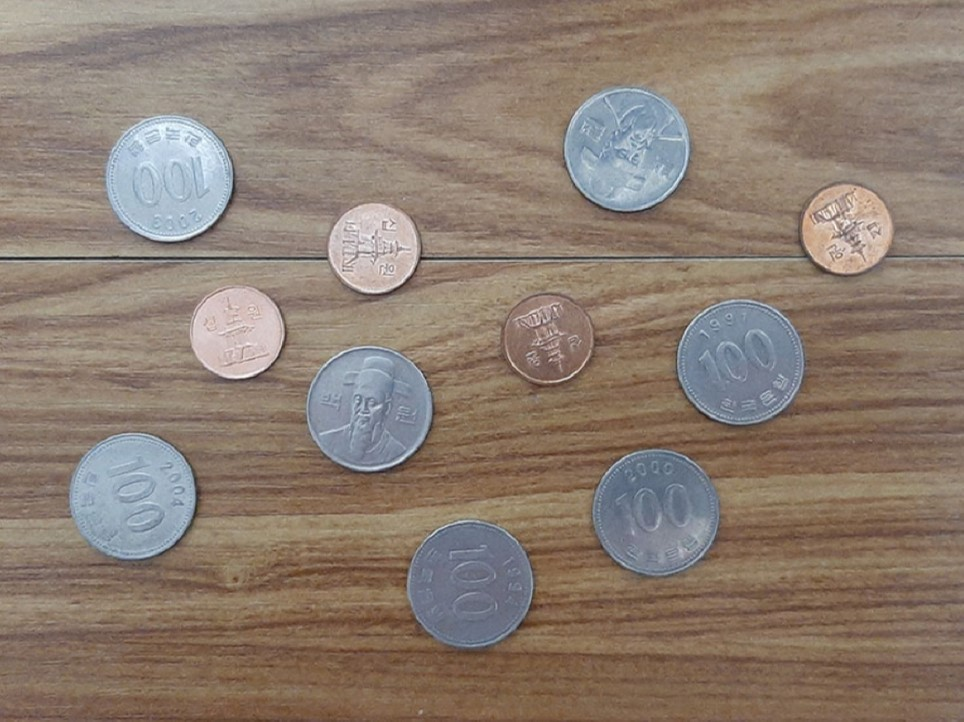
#> input picture 22/ImageProcessing/data/coins1.jpg, 964 x 722 px
$ python 12214063hdk.py
#> lines starting #> are read from the running program, lines starting #| are printed output that depends on the picture; after the words box and inside, x2 and y2 are one past the last pixel; in counts of white or black regions, pixels touching at a corner belong together
# 12214063 함동균
import cv2
import numpy as np
from matplotlib import pyplot as plt


def work_coins():
    src = cv2.imread("./data/coins1.jpg")
#> src is the input picture: shape (722, 964, 3); mean B, G, R 112.6, 124.5, 139.7
    src2 = cv2.cvtColor(src, cv2.COLOR_BGR2GRAY)
    gauss_img2 = cv2.GaussianBlur(src2, (7, 7), 0)

    canny_img1 = cv2.Canny(gauss_img2, 50, 200)
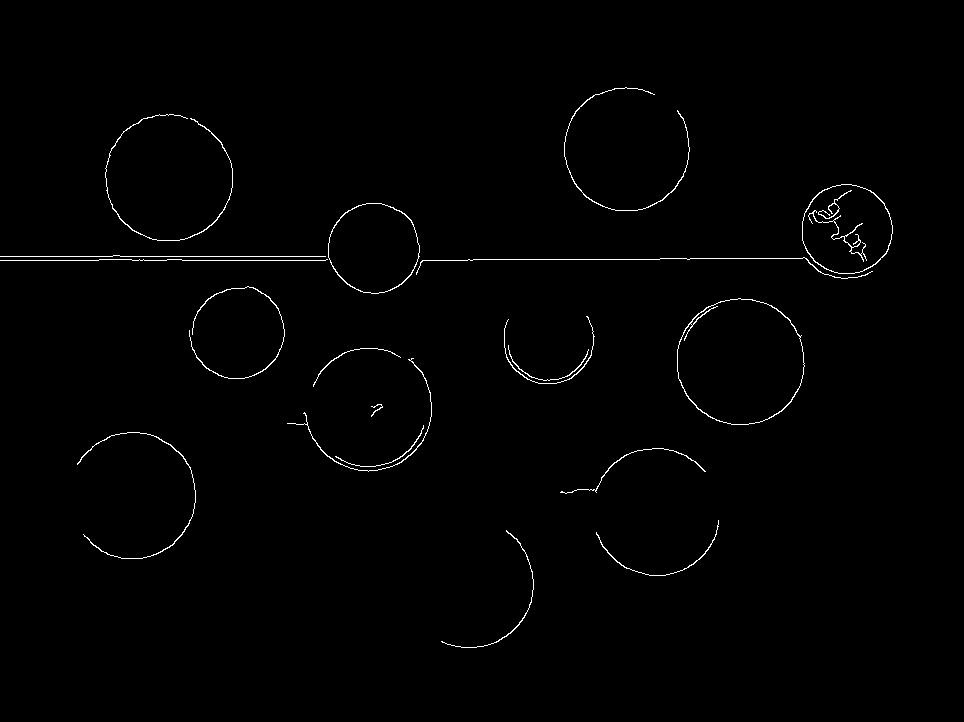
#> canny_img1: shape (722, 964); 0.84% white in thin lines or dots, all inside (x1, y1, x2, y2) = (0, 87, 893, 648)

    circles1 = cv2.HoughCircles(canny_img1, method=cv2.HOUGH_GRADIENT, dp=1, minDist=150, param2=15)
#> circles1 = 22 rows, first 8: [168.5, 177.5, 62], [739.5, 361.5, 63.3], [655.5, 510.5, 63.7], [131.5, 495.5, 64.1], [368.5, 407.5, 61.6], [373.5, 246.5, 44.9], [626.5, 147.5, 61.9], [845.5, 227.5, 44.3]
    lines1 = cv2.HoughLines(canny_img1, rho=1, theta=np.pi / 180.0, threshold=100)
#> lines1 = [[260, 1.57], [256, 1.57], [261, 1.55], [255, 1.59], [270, 1.55], [268, 1.55], [252, 1.59]]

    rho, theta = lines1[0][0]
#> rho = 260; theta = 1.57
    c = np.cos(theta)
#> c = -4.37e-08
    s = np.sin(theta)
#> s = 1
    x0 = c * rho
#> x0 = -1.14e-05
    y0 = s * rho
#> y0 = 260
    x1 = int(x0 + 1000 * (-s))
#> x1 = -1000
    y1 = int(y0 + 1000 * (c))
#> y1 = 259
    x2 = int(x0 - 1000 * (-s))
#> x2 = 999
    y2 = int(y0 - 1000 * (c))
#> y2 = 260
    cv2.line(src, (x1, y1), (x2, y2), (0, 0, 255), 2)
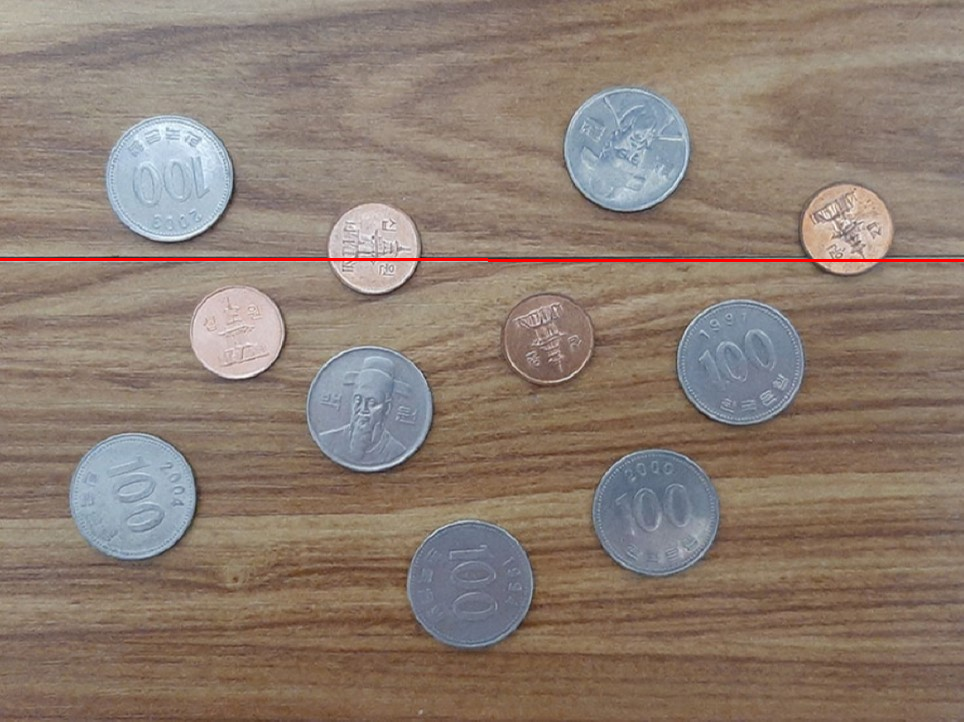
#> src: shape (722, 964, 3); 0.42% of pixels changed, all inside (x1, y1, x2, y2) = (0, 258, 964, 262)

    coin_sum = 0
    for circle in circles1[0, :]:
        cx, cy, r = map(int, circle)
        if r > 80:
            pass
        else:
            cv2.circle(src, (cx, cy), r, (0, 0, 255), 2)
            if cy + r > y1 and cy - r < y1:
                coin_sum += 100 if r > 50 else 10
#> this loop made 22 passes
#> (circle, cx, cy, r, coin_sum) on passes 6, 8: ([373.5, 246.5, 44.9], 373, 246, 44, 10), ([845.5, 227.5, 44.3], 845, 227, 44, 20)
#> (circle, cx, cy, r) on passes 1, 2, 3, 4, 5, 7: ([168.5, 177.5, 62], 168, 177, 62), ([739.5, 361.5, 63.3], 739, 361, 63), ([655.5, 510.5, 63.7], 655, 510, 63), ([131.5, 495.5, 64.1], 131, 495, 64), ([368.5, 407.5, 61.6], 368, 407, 61), ([626.5, 147.5, 61.9], 626, 147, 61)
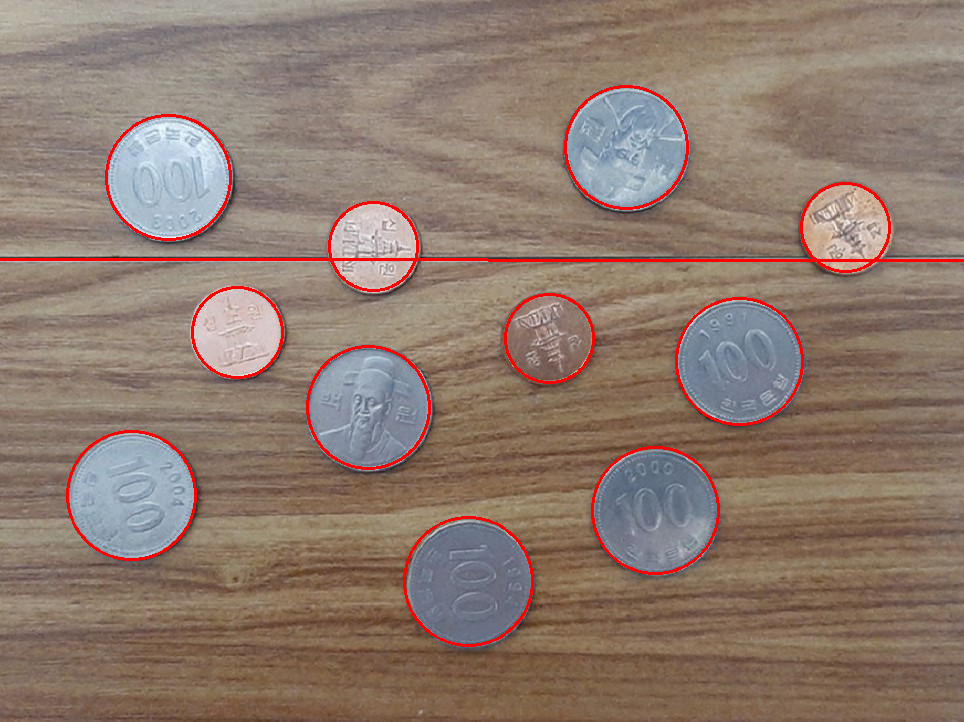
#> src: shape (722, 964, 3); 1.64% of pixels changed, all inside (x1, y1, x2, y2) = (66, 85, 891, 647)
#> after the loop, coin_sum = 20

    cv2.imshow('src1', src)
    print("총액은", coin_sum, "입니다")
#| 총액은 20 입니다

    cv2.waitKey()
    cv2.destroyAllWindows()


def work_carnum():
    src = cv2.imread('./data/carnum.png')
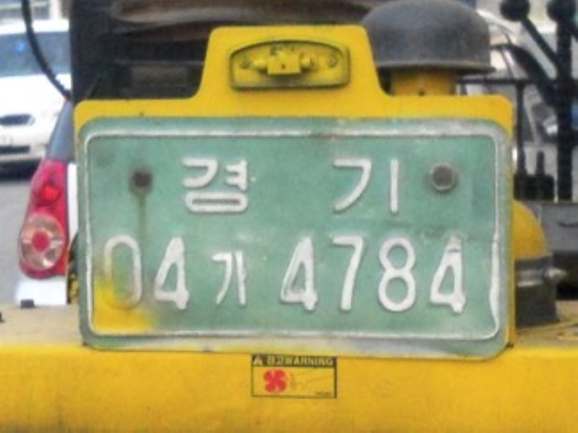
#> input picture 22/ImageProcessing/data/carnum.png, 578 x 433 px
#> src is the input picture: shape (433, 578, 3); mean B, G, R 107.3, 149.4, 154.4
    if src is None: raise Exception("영상파일 읽기 오류")
    # src = cv2.resize(src, (500, 300))
    srccopy = src.copy()

    hsv1 = cv2.cvtColor(srccopy, cv2.COLOR_BGR2HSV)
#> hsv1: shape (433, 578, 3); mean H, S, V 55.5, 89.2, 165.2
    lowerb1 = (25, 0, 90)
    upperb1 = (90, 190, 220)
    dst1 = cv2.inRange(hsv1, lowerb1, upperb1)
#> dst1: shape (433, 578); 41.1% white; 189 white regions (123 under 20 px), largest, box (x1, y1, x2, y2) and area: (71, 107, 517, 366) 95503, (228, 32, 345, 61) 974, (384, 275, 410, 305) 580

    mask = np.array([[0, 1, 0],  # 마스크 초기화
                     [1, 1, 1],
                     [0, 1, 0]]).astype("uint8")
    dstcopy = dst1.copy()

    for _ in range(8):
        dstcopy = cv2.erode(dstcopy, mask)
#> dstcopy: shape (433, 578); 25.1% white; 12 white regions (5 under 20 px), largest, box (x1, y1, x2, y2) and area: (79, 116, 509, 349) 62250, (199, 170, 230, 194) 177, (84, 325, 122, 342) 114
    for _ in range(50):
        dstcopy = cv2.dilate(dstcopy, mask)
#> dstcopy: shape (433, 578); 62.6% white; 1 black region, box (x1, y1, x2, y2) and area: (0, 0, 578, 433) 93664
    for _ in range(42):
        dstcopy = cv2.erode(dstcopy, mask)
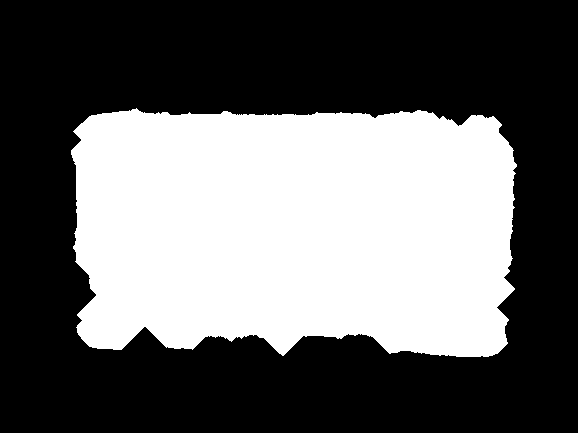
#> dstcopy: shape (433, 578); 39.7% white; 1 white region

    contours, hierarchy = cv2.findContours(dstcopy, cv2.RETR_CCOMP, cv2.CHAIN_APPROX_NONE)
#> contours = 1 contour; box (x1, y1, x2, y2) and area: (71, 108, 517, 357) 98597
    for i in contours:
        hull = cv2.convexHull(i, clockwise=True)
        cv2.drawContours(dstcopy, [hull], 0, (255, 255, 255), 2)
#> this loop made 1 pass
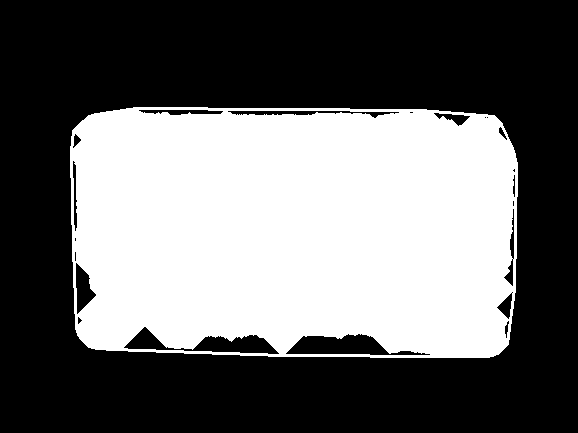
#> dstcopy: shape (433, 578); 41% white; 1 white region, box (x1, y1, x2, y2) and area: (70, 107, 518, 358) 102699

    cnt = contours[0]
#> cnt = contour of 1280 points, box (x1, y1, x2, y2) (71, 108, 517, 357), area 98597
    x, y, w, h = cv2.boundingRect(cnt)
#> x = 71; y = 108; w = 446; h = 249
    cv2.rectangle(src, (x, y), (x + w, y + h), (0, 0, 255), 3)
#> src: shape (433, 578, 3); 2.77% of pixels changed, all inside (x1, y1, x2, y2) = (69, 106, 520, 360)

    cv2.fillPoly(srccopy, [hull], (0, 0, 0))
    roi = cv2.subtract(src, srccopy)

    cv2.imshow('src', src)
    # cv2.imshow("convex hull", dstcopy)
    # cv2.imshow("fillPoly", srccopy)
    # cv2.imshow("roi", roi)
    cv2.waitKey()
    cv2.destroyAllWindows()


def work_panda():
    src1 = cv2.imread('./data/red.jpg')
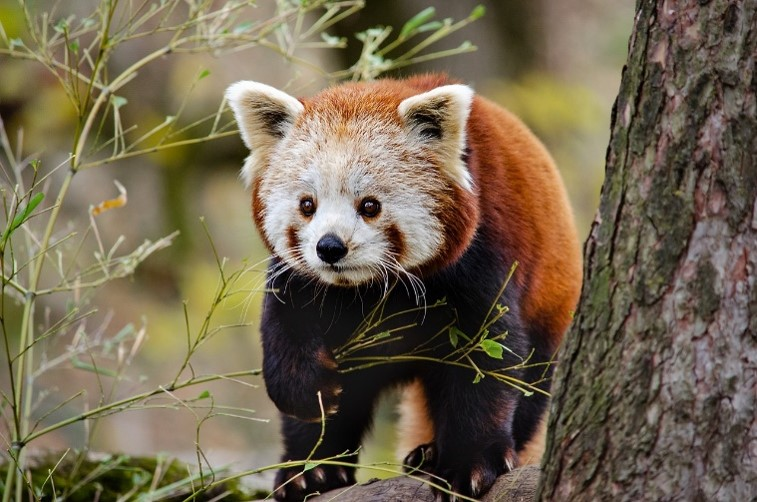
#> input picture 22/ImageProcessing/data/red.jpg, 757 x 502 px
#> src1 is the input picture: shape (502, 757, 3); mean B, G, R 79.4, 102, 114.6
    if src1 is None: raise Exception("영상파일 읽기 오류")
    part = cv2.imread('./data/part.jpg')
#> (the run stopped early here; a loop or call above may not have finished)
